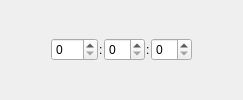
<?xml version="1.0" encoding="UTF-8"?>
<ui version="4.0">
 <class>TimeEditWidget</class>
 <widget class="QWidget" name="TimeEditWidget">
  <property name="windowTitle">
   <string>Form</string>
  </property>
  <layout class="QHBoxLayout" name="horizontalLayout">
   <property name="spacing">
    <number>1</number>
   </property>
   <item>
    <spacer name="horizontalSpacer">
     <property name="orientation">
      <enum>Qt::Horizontal</enum>
     </property>
     <property name="sizeHint" stdset="0">
      <size>
       <width>40</width>
       <height>20</height>
      </size>
     </property>
    </spacer>
   </item>
   <item>
    <widget class="QSpinBox" name="hoursSpinBox">
     <property name="minimum">
      <number>0</number>
     </property>
     <property name="maximum">
      <number>999</number>
     </property>
    </widget>
   </item>
   <item>
    <widget class="QLabel" name="label">
     <property name="text">
      <string>:</string>
     </property>
    </widget>
   </item>
   <item>
    <widget class="QSpinBox" name="minutesSpinBox">
     <property name="maximum">
      <number>59</number>
     </property>
    </widget>
   </item>
   <item>
    <widget class="QLabel" name="label_2">
     <property name="text">
      <string>:</string>
     </property>
    </widget>
   </item>
   <item>
    <widget class="QSpinBox" name="secondsSpinBox">
     <property name="maximum">
      <number>59</number>
     </property>
    </widget>
   </item>
   <item>
    <spacer name="horizontalSpacer_2">
     <property name="orientation">
      <enum>Qt::Horizontal</enum>
     </property>
     <property name="sizeHint" stdset="0">
      <size>
       <width>40</width>
       <height>20</height>
      </size>
     </property>
    </spacer>
   </item>
  </layout>
 </widget>
 <resources/>
 <connections/>
</ui>
